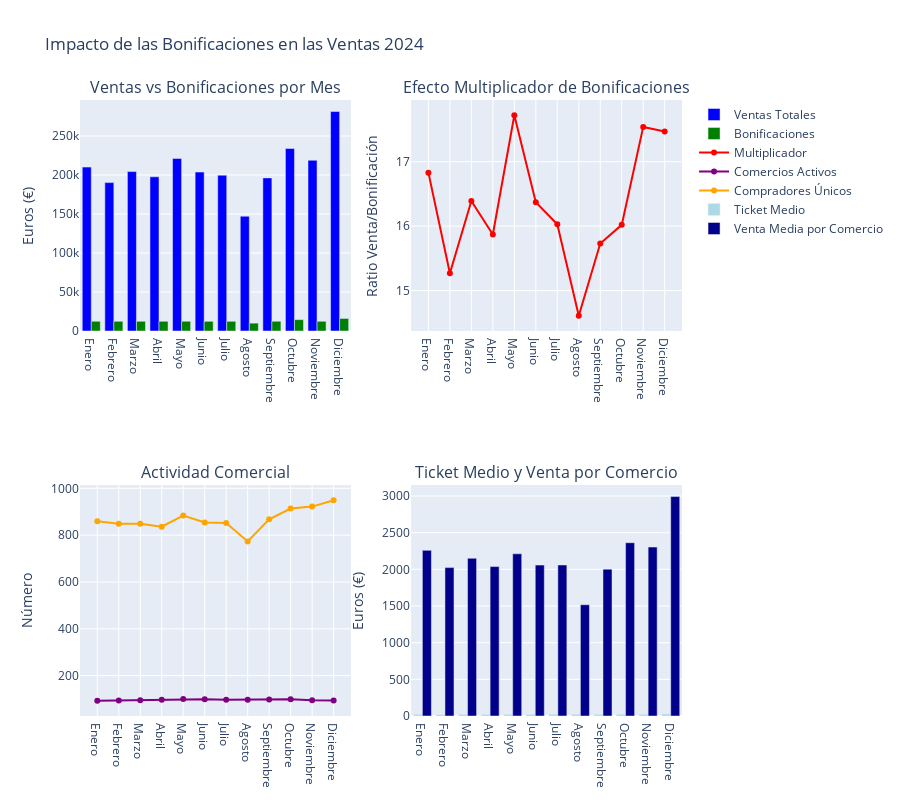

Notebook code cell kept with this figure:
### Markdown cell above
### 4.6 Impacto de las Bonificaciones en las Ventas

Analizamos la efectividad del programa de bonificaciones estudiando:

1. **Relación Bonificación-Venta**
   - Volumen de ventas por cada euro bonificado
   - Distribución temporal de las ventas en relación con las bonificaciones
   - Patrones de compra de usuarios bonificados

2. **Impacto en Comercios**
   - Ventas en comercios que participan en el programa
   - Comparativa de ventas con y sin bonificación
   - Fidelización de clientes

3. **Eficiencia del Programa**
   - Retorno de inversión para el ayuntamiento
   - Distribución del impacto entre sectores comerciales
   - Efectividad en la estimulación del comercio local

### Code cell
# Consulta SQL para analizar la relación entre bonificaciones y ventas
query_impacto_ventas = """
WITH ventas_comercios AS (
    SELECT 
        SUBSTRING(f.Id_fecha, 1, 6) as año_mes,
        CASE SUBSTRING(f.Id_fecha, 5, 2)
            WHEN '01' THEN 'Enero'
            WHEN '02' THEN 'Febrero'
            WHEN '03' THEN 'Marzo'
            WHEN '04' THEN 'Abril'
            WHEN '05' THEN 'Mayo'
            WHEN '06' THEN 'Junio'
            WHEN '07' THEN 'Julio'
            WHEN '08' THEN 'Agosto'
            WHEN '09' THEN 'Septiembre'
            WHEN '10' THEN 'Octubre'
            WHEN '11' THEN 'Noviembre'
            WHEN '12' THEN 'Diciembre'
        END as nombre_mes,
        -- Ventas totales (solo compras normales)
        SUM(CASE 
            WHEN o.Operacion IN ('Pago a usuario', 'Cobro desde QR') 
            AND (
                ue.Tipo_usuario IN ('usuario', 'autonomo', 'Empresa')
                AND ur.Tipo_usuario IN ('autonomo', 'Empresa')
            )
            THEN f.Cantidad 
            ELSE 0 
        END) as ventas_totales,
        -- Bonificaciones
        SUM(CASE 
            WHEN o.Operacion = 'Bonificación por compra' 
            THEN f.Cantidad 
            ELSE 0 
        END) as bonificaciones,
        -- Número de transacciones
        COUNT(DISTINCT CASE 
            WHEN o.Operacion IN ('Pago a usuario', 'Cobro desde QR')
            AND (
                ue.Tipo_usuario IN ('usuario', 'autonomo', 'Empresa')
                AND ur.Tipo_usuario IN ('autonomo', 'Empresa')
            )
            THEN f.Id_transaccion 
        END) as num_ventas,
        -- Número de comercios con ventas
        COUNT(DISTINCT CASE 
            WHEN o.Operacion IN ('Pago a usuario', 'Cobro desde QR')
            AND ur.Tipo_usuario IN ('autonomo', 'Empresa')
            THEN f.Usuario_receptor 
        END) as comercios_activos,
        -- Número de compradores únicos (al menos una compra en el mes)
        COUNT(DISTINCT CASE 
            WHEN o.Operacion IN ('Pago a usuario', 'Cobro desde QR')
            AND (
                ue.Tipo_usuario IN ('usuario', 'autonomo', 'Empresa')
                AND ur.Tipo_usuario IN ('autonomo', 'Empresa')
            )
            THEN f.Usuario_emisor 
        END) as compradores_unicos
    FROM fact_table f
    JOIN dim_operaciones o ON f.Id_tipo_operacion = o.Id_tipo_operacion
    JOIN dim_usuarios ur ON f.Usuario_receptor = ur.Id_usuario
    JOIN dim_usuarios ue ON f.Usuario_emisor = ue.Id_usuario
    WHERE SUBSTRING(f.Id_fecha, 1, 4) = '2024'
    GROUP BY SUBSTRING(f.Id_fecha, 1, 6),
             CASE SUBSTRING(f.Id_fecha, 5, 2)
                WHEN '01' THEN 'Enero'
                WHEN '02' THEN 'Febrero'
                WHEN '03' THEN 'Marzo'
                WHEN '04' THEN 'Abril'
                WHEN '05' THEN 'Mayo'
                WHEN '06' THEN 'Junio'
                WHEN '07' THEN 'Julio'
                WHEN '08' THEN 'Agosto'
                WHEN '09' THEN 'Septiembre'
                WHEN '10' THEN 'Octubre'
                WHEN '11' THEN 'Noviembre'
                WHEN '12' THEN 'Diciembre'
             END
)
SELECT 
    nombre_mes,
    ROUND(ventas_totales, 2) as ventas_totales,
    ROUND(bonificaciones, 2) as bonificaciones,
    num_ventas,
    comercios_activos,
    compradores_unicos,
    ROUND(ventas_totales / NULLIF(bonificaciones, 0), 2) as multiplicador_bonificacion,
    ROUND(ventas_totales / comercios_activos, 2) as venta_media_por_comercio,
    ROUND(ventas_totales / num_ventas, 2) as ticket_medio
FROM ventas_comercios
ORDER BY año_mes;
"""

# Ejecutar la consulta
df_impacto = ejecutar_query(query_impacto_ventas)

# Crear visualizaciones
fig = make_subplots(
    rows=2, cols=2,
    subplot_titles=(
        'Ventas vs Bonificaciones por Mes',
        'Efecto Multiplicador de Bonificaciones',
        'Actividad Comercial',
        'Ticket Medio y Venta por Comercio'
    ),
    specs=[[{"type": "bar"}, {"type": "scatter"}],
           [{"type": "scatter"}, {"type": "bar"}]]
)

# 1. Gráfico de barras: Ventas vs Bonificaciones
fig.add_trace(
    go.Bar(
        name='Ventas Totales',
        x=df_impacto['nombre_mes'],
        y=df_impacto['ventas_totales'],
        marker_color='blue'
    ),
    row=1, col=1
)
fig.add_trace(
    go.Bar(
        name='Bonificaciones',
        x=df_impacto['nombre_mes'],
        y=df_impacto['bonificaciones'],
        marker_color='green'
    ),
    row=1, col=1
)

# 2. Gráfico de líneas: Multiplicador de bonificaciones
fig.add_trace(
    go.Scatter(
        name='Multiplicador',
        x=df_impacto['nombre_mes'],
        y=df_impacto['multiplicador_bonificacion'],
        mode='lines+markers',
        line=dict(color='red')
    ),
    row=1, col=2
)

# 3. Gráfico de líneas: Actividad comercial
fig.add_trace(
    go.Scatter(
        name='Comercios Activos',
        x=df_impacto['nombre_mes'],
        y=df_impacto['comercios_activos'],
        mode='lines+markers',
        line=dict(color='purple')
    ),
    row=2, col=1
)
fig.add_trace(
    go.Scatter(
        name='Compradores Únicos',
        x=df_impacto['nombre_mes'],
        y=df_impacto['compradores_unicos'],
        mode='lines+markers',
        line=dict(color='orange')
    ),
    row=2, col=1
)

# 4. Gráfico de barras: Ticket medio y venta por comercio
fig.add_trace(
    go.Bar(
        name='Ticket Medio',
        x=df_impacto['nombre_mes'],
        y=df_impacto['ticket_medio'],
        marker_color='lightblue'
    ),
    row=2, col=2
)
fig.add_trace(
    go.Bar(
        name='Venta Media por Comercio',
        x=df_impacto['nombre_mes'],
        y=df_impacto['venta_media_por_comercio'],
        marker_color='darkblue'
    ),
    row=2, col=2
)

# Actualizar diseño
fig.update_layout(
    height=800,
    showlegend=True,
    title_text="Impacto de las Bonificaciones en las Ventas 2024",
    barmode='group'
)

# Actualizar etiquetas de los ejes
fig.update_yaxes(title_text="Euros (€)", row=1, col=1)
fig.update_yaxes(title_text="Ratio Venta/Bonificación", row=1, col=2)
fig.update_yaxes(title_text="Número", row=2, col=1)
fig.update_yaxes(title_text="Euros (€)", row=2, col=2)

# Mostrar la gráfica
fig.show()

# Mostrar resumen estadístico
print("\nResumen del Impacto de Bonificaciones en Ventas 2024:")
print("-" * 50)
print(f"Ventas Totales: {df_impacto['ventas_totales'].sum():,.2f}€")
print(f"Total Bonificaciones: {df_impacto['bonificaciones'].sum():,.2f}€")
print(f"Multiplicador Medio: {df_impacto['multiplicador_bonificacion'].mean():,.2f}x")
print(f"\nActividad Comercial:")
print(f"- Número total de ventas: {df_impacto['num_ventas'].sum():,}")
print(f"- Promedio mensual de comercios activos: {df_impacto['comercios_activos'].mean():,.0f}")
print(f"- Promedio mensual de compradores únicos: {df_impacto['compradores_unicos'].mean():,.0f}")
print(f"\nPromedios:")
print(f"- Ticket medio: {df_impacto['ticket_medio'].mean():,.2f}€")
print(f"- Venta media mensual por comercio: {df_impacto['venta_media_por_comercio'].mean():,.2f}€")
print(f"\nMeses Destacados:")
print(f"- Mayor multiplicador: {df_impacto.loc[df_impacto['multiplicador_bonificacion'].idxmax(), 'nombre_mes']} ({df_impacto['multiplicador_bonificacion'].max():,.2f}x)")
print(f"- Mayor volumen de ventas: {df_impacto.loc[df_impacto['ventas_totales'].idxmax(), 'nombre_mes']} ({df_impacto['ventas_totales'].max():,.2f}€)")

### Figure 1 — Plotly figure (JSON) as saved in the notebook; plotly's stock layout.template omitted (floating-point values rounded to 4 significant figures)
{"data": [{"marker": {"color": "blue"}, "name": "Ventas Totales", "type": "bar", "x": ["Enero", "Febrero", "Marzo", "Abril", "Mayo", "Junio", "Julio", "Agosto", "Septiembre", "Octubre", "Noviembre", "Diciembre"], "xaxis": "x", "y": [210100.0, 190200.0, 204400.0, 197700.0, 221200.0, 203800.0, 199800.0, 147200.0, 196300.0, 234000.0, 218900.0, 281400.0], "yaxis": "y"}, {"marker": {"color": "green"}, "name": "Bonificaciones", "type": "bar", "x": ["Enero", "Febrero", "Marzo", "Abril", "Mayo", "Junio", "Julio", "Agosto", "Septiembre", "Octubre", "Noviembre", "Diciembre"], "xaxis": "x", "y": [12480.0, 12460.0, 12470.0, 12460.0, 12480.0, 12450.0, 12460.0, 10070.0, 12480.0, 14600.0, 12480.0, 16100.0], "yaxis": "y"}, {"line": {"color": "red"}, "mode": "lines+markers", "name": "Multiplicador", "type": "scatter", "x": ["Enero", "Febrero", "Marzo", "Abril", "Mayo", "Junio", "Julio", "Agosto", "Septiembre", "Octubre", "Noviembre", "Diciembre"], "xaxis": "x2", "y": [16.83, 15.27, 16.39, 15.87, 17.72, 16.37, 16.03, 14.61, 15.73, 16.02, 17.54, 17.47], "yaxis": "y2"}, {"line": {"color": "purple"}, "mode": "lines+markers", "name": "Comercios Activos", "type": "scatter", "x": ["Enero", "Febrero", "Marzo", "Abril", "Mayo", "Junio", "Julio", "Agosto", "Septiembre", "Octubre", "Noviembre", "Diciembre"], "xaxis": "x3", "y": [93, 94, 95, 97, 100, 99, 97, 97, 98, 99, 95, 94], "yaxis": "y3"}, {"line": {"color": "orange"}, "mode": "lines+markers", "name": "Compradores Únicos", "type": "scatter", "x": ["Enero", "Febrero", "Marzo", "Abril", "Mayo", "Junio", "Julio", "Agosto", "Septiembre", "Octubre", "Noviembre", "Diciembre"], "xaxis": "x3", "y": [860, 849, 849, 836, 884, 854, 852, 773, 868, 914, 922, 949], "yaxis": "y3"}, {"marker": {"color": "lightblue"}, "name": "Ticket Medio", "type": "bar", "x": ["Enero", "Febrero", "Marzo", "Abril", "Mayo", "Junio", "Julio", "Agosto", "Septiembre", "Octubre", "Noviembre", "Diciembre"], "xaxis": "x4", "y": [23, 21.47, 22.94, 22.21, 22.97, 24.16, 23.83, 24.13, 23.06, 24.41, 23.45, 28.44], "yaxis": "y4"}, {"marker": {"color": "darkblue"}, "name": "Venta Media por Comercio", "type": "bar", "x": ["Enero", "Febrero", "Marzo", "Abril", "Mayo", "Junio", "Julio", "Agosto", "Septiembre", "Octubre", "Noviembre", "Diciembre"], "xaxis": "x4", "y": [2260.0, 2024.0, 2151.0, 2038.0, 2212.0, 2058.0, 2060.0, 1517.0, 2003.0, 2363.0, 2305.0, 2993.0], "yaxis": "y4"}], "layout": {"annotations": [{"font": {"size": 16}, "showarrow": false, "text": "Ventas vs Bonificaciones por Mes", "x": 0.225, "xanchor": "center", "xref": "paper", "y": 1, "yanchor": "bottom", "yref": "paper"}, {"font": {"size": 16}, "showarrow": false, "text": "Efecto Multiplicador de Bonificaciones", "x": 0.775, "xanchor": "center", "xref": "paper", "y": 1, "yanchor": "bottom", "yref": "paper"}, {"font": {"size": 16}, "showarrow": false, "text": "Actividad Comercial", "x": 0.225, "xanchor": "center", "xref": "paper", "y": 0.375, "yanchor": "bottom", "yref": "paper"}, {"font": {"size": 16}, "showarrow": false, "text": "Ticket Medio y Venta por Comercio", "x": 0.775, "xanchor": "center", "xref": "paper", "y": 0.375, "yanchor": "bottom", "yref": "paper"}], "barmode": "group", "height": 800, "showlegend": true, "title": {"text": "Impacto de las Bonificaciones en las Ventas 2024"}, "xaxis": {"anchor": "y", "domain": [0, 0.45]}, "xaxis2": {"anchor": "y2", "domain": [0.55, 1]}, "xaxis3": {"anchor": "y3", "domain": [0, 0.45]}, "xaxis4": {"anchor": "y4", "domain": [0.55, 1]}, "yaxis": {"anchor": "x", "domain": [0.625, 1], "title": {"text": "Euros (€)"}}, "yaxis2": {"anchor": "x2", "domain": [0.625, 1], "title": {"text": "Ratio Venta/Bonificación"}}, "yaxis3": {"anchor": "x3", "domain": [0, 0.375], "title": {"text": "Número"}}, "yaxis4": {"anchor": "x4", "domain": [0, 0.375], "title": {"text": "Euros (€)"}}}}
